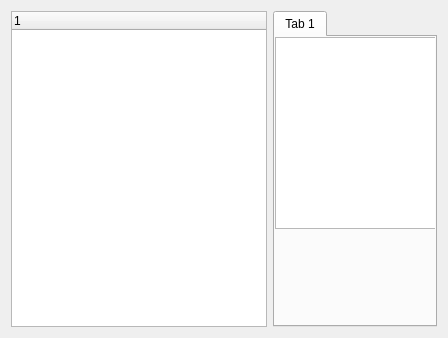
<?xml version="1.0" encoding="UTF-8"?>
<ui version="4.0">
 <class>MainWindow</class>
 <widget class="QMainWindow" name="MainWindow">
  <property name="geometry">
   <rect>
    <x>0</x>
    <y>0</y>
    <width>448</width>
    <height>338</height>
   </rect>
  </property>
  <property name="windowTitle">
   <string>MainWindow</string>
  </property>
  <widget class="QWidget" name="centralWidget">
   <property name="enabled">
    <bool>true</bool>
   </property>
   <layout class="QHBoxLayout" name="horizontalLayout_3">
    <item>
     <widget class="QTreeWidget" name="dbTreeView">
      <column>
       <property name="text">
        <string notr="true">1</string>
       </property>
      </column>
     </widget>
    </item>
    <item>
     <widget class="QTabWidget" name="dataTabView">
      <widget class="QWidget" name="dataTab">
       <attribute name="title">
        <string>Tab 1</string>
       </attribute>
       <widget class="QTextBrowser" name="dataTextView">
        <property name="geometry">
         <rect>
          <x>220</x>
          <y>70</y>
          <width>256</width>
          <height>192</height>
         </rect>
        </property>
       </widget>
       <widget class="QTextBrowser" name="textBrowser">
        <property name="geometry">
         <rect>
          <x>0</x>
          <y>0</y>
          <width>256</width>
          <height>192</height>
         </rect>
        </property>
       </widget>
      </widget>
     </widget>
    </item>
   </layout>
  </widget>
 </widget>
 <layoutdefault spacing="6" margin="11"/>
 <resources/>
 <connections/>
</ui>
